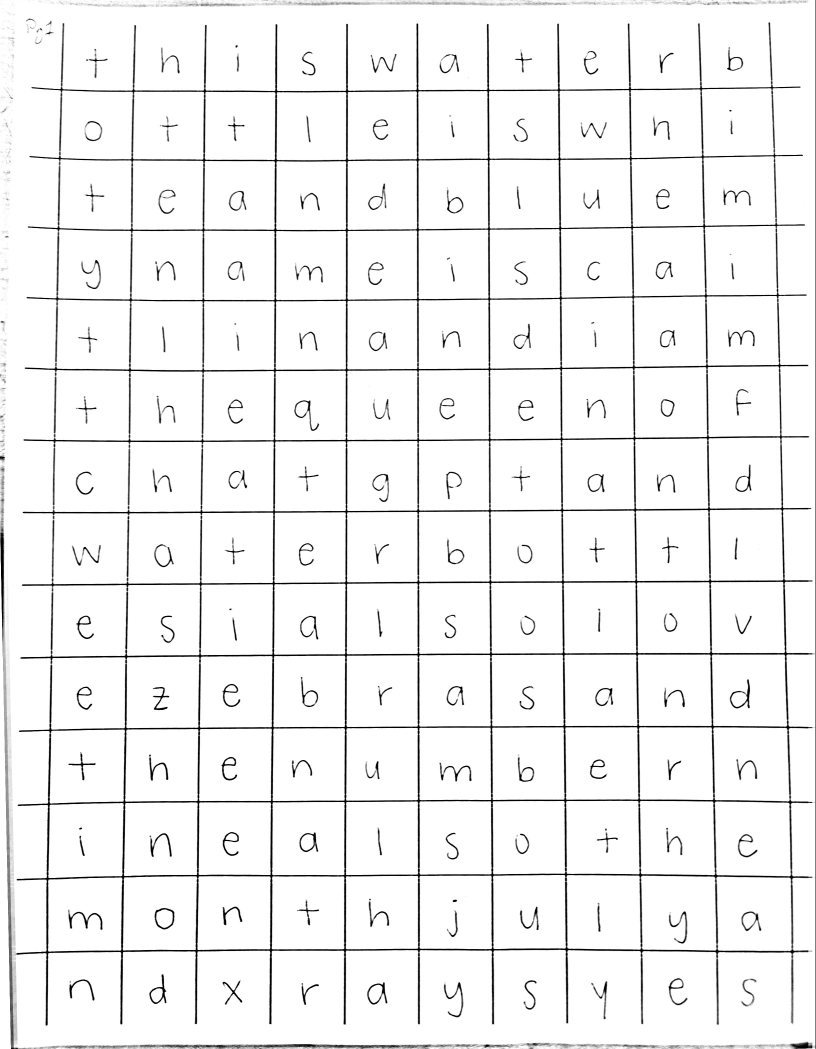
#> input picture Test_Data/side_mount/images/box-page-1-2sec_1.jpg, 2447 x 3147 px (shown at 1/3 size); its folder holds only this picture in this run
$ python split_page_images.py
#> lines starting #> are read from the running program, lines starting #| are printed output that depends on the picture
"""
split_page_images.py

Finds grid lines by scanning the image and detecting dark horizontal/vertical
lines. Uses those lines to crop 140 letter boxes per page.

Automatically processes all .jpg files directly in SRC_DIR (not in subdirs).
Output folder per image is named after the file stem.

Grid layout: 14 rows x 10 cols = 140 boxes
  - 11 vertical lines  : left border + 9 internal + right border
  - 13 horizontal lines: dividers between the 14 rows (no top/bottom outer border)
  - Row 0 top  = hlines[0] - spacing  (extrapolated)
  - Row 13 bot = hlines[12] + spacing (extrapolated)
  -> row_bounds: [extrap_top] + hlines[0..12] + [extrap_bot] = 15 entries for 14 rows

Algorithm:
  1. Compute mean darkness of each column across all rows -> peaks = vertical lines.
  2. Compute mean darkness of each row across all columns -> peaks = horizontal lines.
  3. Crop each cell as 64x64 grayscale PNG.

Output: Test_Data/side_mount/split_images/<stem>/box_<row>_<col>.png
"""

import os
import shutil

import cv2
import numpy as np

COLS = 10
ROWS = 14
N_VLINES = 11  # left border + 9 internal dividers + right border
N_HLINES = 13  # 13 drawn horizontal lines (no top/bottom outer border)

STRIP_WIDTH = 20
MIN_LINE_GAP = 50
TARGET_SIZE = (64, 64)
CELL_PAD = 30
EDGE_CROP_TOP = 20
EDGE_CROP_BOTTOM = 20
EDGE_CROP_LEFT = 80
EDGE_CROP_RIGHT = 20

# Set True to output one strip image per row + per col for easy validation.
# Set False to output individual 64x64 PNGs for training.
DEBUG_LINES_ONLY = False

SRC_DIR = os.path.join(
    os.path.dirname(__file__), "..", "..", "Test_Data", "side_mount", "images"
)
OUT_DIR = os.path.join(
    os.path.dirname(__file__), "..", "..", "Test_Data", "side_mount", "split_images"
)


def find_images(src_dir):
    """Return sorted list of (stem, filename) for all .jpg files directly in src_dir."""
    files = []
    for fname in sorted(os.listdir(src_dir)):
        if fname.lower().endswith(".jpg") and os.path.isfile(
            os.path.join(src_dir, fname)
        ):
            stem = os.path.splitext(fname)[0]
            files.append((stem, fname))
    return files


def find_lines(gray, axis, n_lines):
    """
    Find n_lines grid lines along the given axis.

    axis=0: vertical lines   -- mean darkness per column (averages over rows)
    axis=1: horizontal lines -- mean darkness per row (averages over columns)

    Grid lines score high because they are dark across the full image extent.
    Returns a sorted list of n_lines pixel coordinates.
    """
    dark = 255 - gray.astype(np.float32)
    profile = dark.mean(axis=0) if axis == 0 else dark.mean(axis=1)

    kernel = np.ones(STRIP_WIDTH) / STRIP_WIDTH
    profile = np.convolve(profile, kernel, mode="same")

    threshold = profile.mean() + 0.5 * profile.std()
    above = np.where(profile > threshold)[0]
    if len(above) == 0:
        raise RuntimeError(f"No dark lines found (axis={axis})")

    clusters = []
    run = [above[0]]
    for idx in above[1:]:
        if idx - run[-1] <= STRIP_WIDTH:
            run.append(idx)
        else:
            clusters.append(run)
            run = [idx]
    clusters.append(run)

    peaks = []
    for c in clusters:
        best = c[int(np.argmax(profile[c]))]
        peaks.append((float(profile[best]), best))
    peaks.sort(key=lambda x: -x[0])

    print(
        f"    axis={axis}: {len(peaks)} candidates (need {n_lines}), "
        f"top scores: {[(round(v, 1), p) for v, p in peaks[: max(n_lines, 8)]]}"
    )

    selected = []
    for score, pos in peaks:
        if all(abs(pos - s) >= MIN_LINE_GAP for s in selected):
            selected.append(pos)
        if len(selected) == n_lines:
            break

    if len(selected) < n_lines:
        print(
            f"    WARNING: Only {len(selected)} well-separated lines found, need {n_lines} (axis={axis}). "
            f"Will attempt fallback."
        )
        # Lower threshold and retry
        threshold2 = profile.mean()
        above2 = np.where(profile > threshold2)[0]
        if len(above2) > 0:
            clusters2 = []
            run2 = [above2[0]]
            for idx in above2[1:]:
                if idx - run2[-1] <= STRIP_WIDTH:
                    run2.append(idx)
                else:
                    clusters2.append(run2)
                    run2 = [idx]
            clusters2.append(run2)
            peaks2 = []
            for c in clusters2:
                best = c[int(np.argmax(profile[c]))]
                peaks2.append((float(profile[best]), best))
            peaks2.sort(key=lambda x: -x[0])
            selected = []
            for score, pos in peaks2:
                if all(abs(pos - s) >= MIN_LINE_GAP for s in selected):
                    selected.append(pos)
                if len(selected) == n_lines:
                    break

    return sorted(selected)


def validate_line_spacing(lines, n_lines, label):
    """Check if detected lines have roughly uniform spacing.
    Returns True if OK, False if spacing is too irregular."""
    if len(lines) < 2:
        return False
    gaps = [lines[i + 1] - lines[i] for i in range(len(lines) - 1)]
    median_gap = float(np.median(gaps))
    if median_gap == 0:
        return False
    for g in gaps:
        if abs(g - median_gap) / median_gap > 0.35:
            print(f"  WARNING: irregular {label} spacing: gaps={gaps}, median={median_gap:.0f}")
            return False
    return True


def evenly_spaced_lines(first, last, n_lines):
    """Generate n_lines evenly spaced positions from first to last."""
    return [int(round(first + i * (last - first) / (n_lines - 1))) for i in range(n_lines)]


def detect_vlines_in_band(gray, y_start, y_end, n_lines):
    """Detect vertical lines in a horizontal band. Returns list or None."""
    band = gray[y_start:y_end, :]
    if band.shape[0] < 10:
        return None
    try:
        raw = find_lines(band, axis=0, n_lines=n_lines)
    except RuntimeError:
        return None
    if len(raw) < n_lines:
        return None
    return raw


def interpolate_vlines(top_vlines, bot_vlines, top_y, bot_y, target_y):
    """Linearly interpolate vline x-positions between top and bottom bands."""
    if bot_y == top_y:
        return top_vlines
    t = (target_y - top_y) / (bot_y - top_y)
    return [int(round(tv + t * (bv - tv))) for tv, bv in zip(top_vlines, bot_vlines)]


def crop_page(stem, img_filename):
#> called with stem = 'box-page-1-2sec_1', img_filename = 'box-page-1-2sec_1.jpg'
    src_path = os.path.join(SRC_DIR, img_filename)
    img = cv2.imread(src_path)
#> img is the input picture: shape (3147, 2447, 3); min 0, max 255, mean 242.2
    gray = cv2.cvtColor(img, cv2.COLOR_BGR2GRAY)
    h, w = gray.shape

    gray_inner = gray[
        EDGE_CROP_TOP : h - EDGE_CROP_BOTTOM, EDGE_CROP_LEFT : w - EDGE_CROP_RIGHT
    ]

    # Detect horizontal lines globally (these are reliable on all pages)
    raw_hlines = find_lines(gray_inner, axis=1, n_lines=N_HLINES)
#> in find_lines, `dark = 255 - gray.astype(np.float32)`:
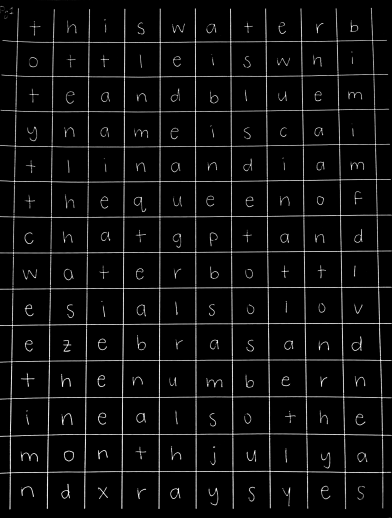
#> dark: shape (3107, 2347) float32 (shown at 1/6 size); min 0, max 255, mean 12.4
#> in find_lines, `profile = dark.mean(axis=0) if axis == 0 else dark.mean(axis=1)`: profile = 3107 values, max 173.1 at index 2161, min 0 at index 4, mean 12.43
#> in find_lines, `profile = np.convolve(profile, kernel, mode="same")`: profile = 3107 values, max 62.45 at index 2835, min 0 at index 14, mean 12.43
#> in find_lines, `threshold = profile.mean() + 0.5 * profile.std()`: threshold = 18.37
#> in find_lines, `above = np.where(profile > threshold)[0]`: above = 378 values from 240 to 2948
#> in find_lines, `run = [above[0]]`: run = [240]
#> the loop in find_lines, `for idx in above[1:]:` made 377 passes
#> (idx, run) on passes 24, 48: (447, [447]), (655, [655])
#> after the loop in find_lines, `for idx in above[1:]:`: clusters = 16 items
#> the loop in find_lines, `for c in clusters:` made 17 passes
#> best on passes 1 to 8: 248, 455, 664, 874, 1085, 1297, 1513, 1729
#> after the loop in find_lines, `for c in clusters:`: peaks = [(50.42, 248), (50.6, 455), (49.7, 664), (49.89, 874), (54.97, 1085), (55.26, 1297), (56.18, 1513), (58.49, 1729), (60.42, 1946), (19.03, 2062), (57.18, 2167), (20.53, 2279), (57.55, 2388), (59.14, 2611), (18.77, 2720), (62.45, 2835), (18.88, 2943)]
#> (printed output is left out)
#> the loop in find_lines, `for score, pos in peaks:` made 13 passes
#> after the loop in find_lines, `for score, pos in peaks:`: selected = [2835, 1946, 2611, 1729, 2388, 2167, 1513, 1297, 1085, 455, 248, 874, 664]
#> raw_hlines = [248, 455, 664, 874, 1085, 1297, 1513, 1729, 1946, 2167, 2388, 2611, 2835]
    hlines = [y + EDGE_CROP_TOP for y in raw_hlines]
#> hlines = [268, 475, 684, 894, 1105, 1317, 1533, 1749, 1966, 2187, 2408, 2631, 2855]

    if len(hlines) < N_HLINES or not validate_line_spacing(hlines, N_HLINES, "hline"):
#> in validate_line_spacing, `gaps = [lines[i + 1] - lines[i] for i in range(len(lines) - 1)]`: gaps = [207, 209, 210, 211, 212, 216, 216, 217, 221, 221, 223, 224]
#> in validate_line_spacing, `median_gap = float(np.median(gaps))`: median_gap = 216
#> the loop in validate_line_spacing, `for g in gaps:` made 12 passes
#> g on passes 1 to 8: 207, 209, 210, 211, 212, 216, 216, 217
        print(f"  Falling back to evenly spaced hlines ({len(hlines)} detected, need {N_HLINES})")
        first_h = hlines[0] if hlines else EDGE_CROP_TOP
        last_h = hlines[-1] if hlines else h - EDGE_CROP_BOTTOM
        hlines = evenly_spaced_lines(first_h, last_h, N_HLINES)

    print(f"  hlines ({len(hlines)}): {hlines}")
#|   hlines (13): [268, 475, 684, 894, 1105, 1317, 1533, 1749, 1966, 2187, 2408, 2631, 2855]

    row_spacing = (hlines[-1] - hlines[0]) / (len(hlines) - 1)
#> row_spacing = 215.6
    extrap_top = int(round(hlines[0] - row_spacing))
#> extrap_top = 52
    extrap_bot = int(round(hlines[-1] + row_spacing))
#> extrap_bot = 3071
    row_bounds = (
        [max(0, extrap_top)]
        + [int(round(y)) for y in hlines]
        + [min(h - 1, extrap_bot)]
    )
#> row_bounds = [52, 268, 475, 684, 894, 1105, 1317, 1533, 1749, 1966, 2187, 2408, 2631, 2855, 3071]
    # 1 + 13 + 1 = 15 entries -> 14 row intervals

    print(f"  row_spacing={row_spacing:.1f}px")
#|   row_spacing=215.6px

    # Detect vertical lines in top and bottom halves to model tilt.
    # Use wide bands (multiple rows) for reliable detection.
    inner_left = EDGE_CROP_LEFT
    inner_right = w - EDGE_CROP_RIGHT

    mid_hline = hlines[len(hlines) // 2]  # middle horizontal line
#> mid_hline = 1533
    top_band_y = (EDGE_CROP_TOP, mid_hline)
#> top_band_y = (20, 1533)
    bot_band_y = (mid_hline, h - EDGE_CROP_BOTTOM)
#> bot_band_y = (1533, 3127)

    top_vl = detect_vlines_in_band(gray[:, inner_left:inner_right],
                                   top_band_y[0], top_band_y[1], N_VLINES)
#> call 2 of find_lines, with axis = 0, n_lines = 11
#> in find_lines (call 2), `dark = 255 - gray.astype(np.float32)`:
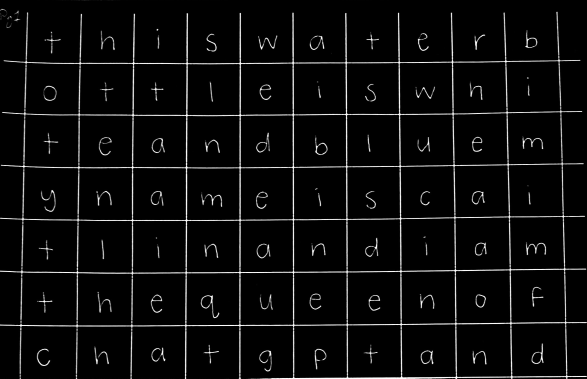
#> dark: shape (1513, 2347) float32 (shown at 1/4 size); min 0, max 255, mean 11.6
#> in find_lines (call 2), `profile = dark.mean(axis=0) if axis == 0 else dark.mean(axis=1)`: profile = 2347 values, max 244.5 at index 960, min 0.888 at index 2346, mean 11.61
#> in find_lines (call 2), `profile = np.convolve(profile, kernel, mode="same")`: profile = 2347 values, max 63.01 at index 749, min 1.11 at index 2346, mean 11.6
#> in find_lines (call 2), `threshold = profile.mean() + 0.5 * profile.std()`: threshold = 17.99
#> in find_lines (call 2), `above = np.where(profile > threshold)[0]`: above = 295 values from 78 to 2268
#> in find_lines (call 2), `run = [above[0]]`: run = [78]
#> the loop in find_lines (call 2), `for idx in above[1:]:` made 294 passes
#> (idx, run) on passes 31, 58: (301, [301]), (519, [519])
#> after the loop in find_lines (call 2), `for idx in above[1:]:`: clusters = 10 items
#> the loop in find_lines (call 2), `for c in clusters:` made 11 passes
#> best on passes 1 to 8: 91, 315, 531, 749, 957, 1178, 1384, 1601
#> after the loop in find_lines (call 2), `for c in clusters:`: peaks = [(37.58, 91), (50.96, 315), (55.53, 531), (63.01, 749), (61.92, 957), (60.08, 1178), (59.74, 1384), (60.55, 1601), (55.09, 1816), (43.1, 2036), (32.47, 2256)]
#|     axis=0: 11 candidates (need 11), top scores: [(63.0, 749), (61.9, 957), (60.6, 1601), (60.1, 1178), (59.7, 1384), (55.5, 531), (55.1, 1816), (51.0, 315), (43.1, 2036), (37.6, 91), (32.5, 2256)]
#> the loop in find_lines (call 2), `for score, pos in peaks:` made 11 passes
#> after the loop in find_lines (call 2), `for score, pos in peaks:`: selected = [749, 957, 1601, 1178, 1384, 531, 1816, 315, 2036, 91, 2256]
#> in detect_vlines_in_band, `raw = find_lines(band, axis=0, n_lines=n_lines)`: raw = [91, 315, 531, 749, 957, 1178, 1384, 1601, 1816, 2036, 2256]
#> top_vl has the same summary as raw in detect_vlines_in_band
    bot_vl = detect_vlines_in_band(gray[:, inner_left:inner_right],
                                   bot_band_y[0], bot_band_y[1], N_VLINES)
#> call 2 of detect_vlines_in_band, with y_start = 1533, y_end = 3127, n_lines = 11
#> in detect_vlines_in_band (call 2), `band = gray[y_start:y_end, :]`:
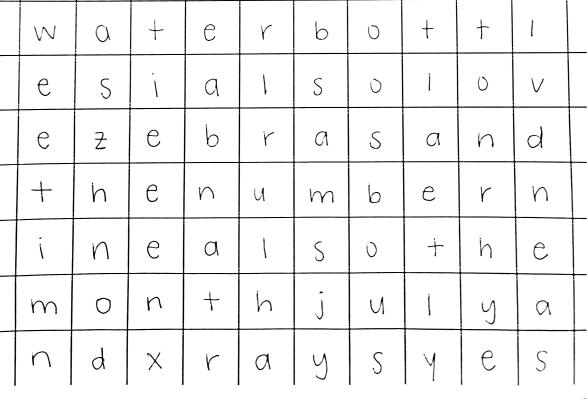
#> band: shape (1594, 2347) (shown at 1/4 size); min 0, max 255, mean 241.8
#> call 3 of find_lines, with axis = 0, n_lines = 11
#> in find_lines (call 3), `dark = 255 - gray.astype(np.float32)`:
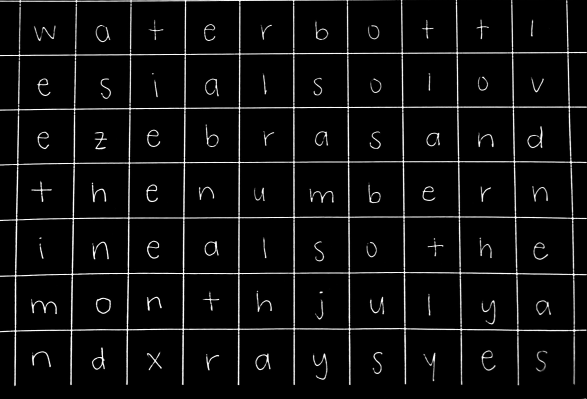
#> dark: shape (1594, 2347) float32 (shown at 1/4 size); min 0, max 255, mean 13.2
#> in find_lines (call 3), `profile = dark.mean(axis=0) if axis == 0 else dark.mean(axis=1)`: profile = 2347 values, max 242.1 at index 1175, min 2.45 at index 2346, mean 13.21
#> in find_lines (call 3), `profile = np.convolve(profile, kernel, mode="same")`: profile = 2347 values, max 69.43 at index 736, min 2.29 at index 2346, mean 13.2
#> in find_lines (call 3), `threshold = profile.mean() + 0.5 * profile.std()`: threshold = 20.23
#> in find_lines (call 3), `above = np.where(profile > threshold)[0]`: above = 324 values from 53 to 2303
#> in find_lines (call 3), `run = [above[0]]`: run = [53]
#> the loop in find_lines (call 3), `for idx in above[1:]:` made 323 passes
#> (idx, run) on pass 31: (278, [278])
#> after the loop in find_lines (call 3), `for idx in above[1:]:`: clusters = 11 items
#> the loop in find_lines (call 3), `for c in clusters:` made 12 passes
#> best on passes 1, 2, 4, 5, 6, 7, 8, 9: 69, 294, 516, 736, 959, 1174, 1395, 1615
#> after the loop in find_lines (call 3), `for c in clusters:`: peaks = [(59.25, 69), (59.53, 294), (21.04, 413), (64.75, 516), (69.43, 736), (67.45, 959), (65.81, 1174), (65.9, 1395), (65.75, 1615), (56.57, 1837), (43.98, 2058), (38.92, 2289)]
#|     axis=0: 12 candidates (need 11), top scores: [(69.4, 736), (67.4, 959), (65.9, 1395), (65.8, 1174), (65.8, 1615), (64.7, 516), (59.5, 294), (59.2, 69), (56.6, 1837), (44.0, 2058), (38.9, 2289)]
#> the loop in find_lines (call 3), `for score, pos in peaks:` made 11 passes
#> after the loop in find_lines (call 3), `for score, pos in peaks:`: selected = [736, 959, 1395, 1174, 1615, 516, 294, 69, 1837, 2058, 2289]
#> in detect_vlines_in_band (call 2), `raw = find_lines(band, axis=0, n_lines=n_lines)`: raw = [69, 294, 516, 736, 959, 1174, 1395, 1615, 1837, 2058, 2289]
#> bot_vl has the same summary as raw in detect_vlines_in_band

    # Also get global vlines as ultimate fallback
    raw_vlines_global = find_lines(gray_inner, axis=0, n_lines=N_VLINES)
#|     axis=0: 11 candidates (need 11), top scores: [(64.8, 958), (63.7, 740), (63.0, 1174), (62.3, 1392), (47.7, 1610), (44.5, 523), (34.7, 1829), (32.8, 69), (32.5, 294), (27.9, 2048), (22.0, 2289)]
#> raw_vlines_global = [69, 294, 523, 740, 958, 1174, 1392, 1610, 1829, 2048, 2289]
    global_vlines = [x + EDGE_CROP_LEFT for x in raw_vlines_global]
#> global_vlines = [149, 374, 603, 820, 1038, 1254, 1472, 1690, 1909, 2128, 2369]
    if len(global_vlines) < N_VLINES or not validate_line_spacing(global_vlines, N_VLINES, "vline"):
#> the loop in validate_line_spacing (call 2), `for g in gaps:` made 10 passes
#> g on passes 1 to 8: 225, 229, 217, 218, 216, 218, 218, 219
        print(f"  Global vlines irregular, using evenly spaced fallback")
        first_v = global_vlines[0] if global_vlines else EDGE_CROP_LEFT
        last_v = global_vlines[-1] if global_vlines else w - EDGE_CROP_RIGHT
        global_vlines = evenly_spaced_lines(first_v, last_v, N_VLINES)

    # Offset to full-image coords
    if top_vl is not None:
        top_vl = [x + inner_left for x in top_vl]
#> top_vl = [171, 395, 611, 829, 1037, 1258, 1464, 1681, 1896, 2116, 2336]
    if bot_vl is not None:
        bot_vl = [x + inner_left for x in bot_vl]
#> bot_vl = [149, 374, 596, 816, 1039, 1254, 1475, 1695, 1917, 2138, 2369]

    # Validate and fall back as needed
    use_interpolation = True
    if top_vl is None or not validate_line_spacing(top_vl, N_VLINES, "top-band vline"):
        top_vl = global_vlines
        use_interpolation = False
    if bot_vl is None or not validate_line_spacing(bot_vl, N_VLINES, "bot-band vline"):
        bot_vl = global_vlines
        use_interpolation = False

    top_center_y = (top_band_y[0] + top_band_y[1]) / 2
#> top_center_y = 776.5
    bot_center_y = (bot_band_y[0] + bot_band_y[1]) / 2
#> bot_center_y = 2330

    if use_interpolation:
        shift = [b - t for t, b in zip(top_vl, bot_vl)]
#> shift = [-22, -21, -15, -13, 2, -4, 11, 14, 21, 22, 33]
        print(f"  Tilt correction: top vlines={top_vl}")
#|   Tilt correction: top vlines=[171, 395, 611, 829, 1037, 1258, 1464, 1681, 1896, 2116, 2336]
        print(f"  Tilt correction: bot vlines={bot_vl}")
#|   Tilt correction: bot vlines=[149, 374, 596, 816, 1039, 1254, 1475, 1695, 1917, 2138, 2369]
        print(f"  Tilt correction: shift top->bot = {shift}")
#|   Tilt correction: shift top->bot = [-22, -21, -15, -13, 2, -4, 11, 14, 21, 22, 33]

    page_out = os.path.join(OUT_DIR, stem)
    os.makedirs(page_out, exist_ok=True)

    csv_box_idx = 0
    written = 0
    col_cells = [[] for _ in range(COLS)]

    for img_row in range(ROWS):
        row_cells = []
        row_center_y = (row_bounds[img_row] + row_bounds[img_row + 1]) / 2

        if use_interpolation:
            vlines = interpolate_vlines(top_vl, bot_vl,
                                        top_center_y, bot_center_y, row_center_y)
        else:
            vlines = global_vlines

        for img_col in range(COLS):
            y_top = row_bounds[img_row] + CELL_PAD
            y_bot = row_bounds[img_row + 1] - CELL_PAD
            x_left = vlines[img_col] + CELL_PAD
            x_right = vlines[img_col + 1] - CELL_PAD

            y_top = max(0, y_top)
            y_bot = min(h - 1, y_bot)
            x_left = max(0, x_left)
            x_right = min(w - 1, x_right)

            if y_bot <= y_top or x_right <= x_left:
                print(f"  WARNING: empty crop at row={img_row} col={img_col}")
                placeholder = np.full(TARGET_SIZE, 200, dtype=np.uint8)
                if DEBUG_LINES_ONLY:
                    row_cells.append(placeholder)
                    col_cells[img_col].append(placeholder)
                csv_box_idx += 1
                continue

            cell = gray[y_top:y_bot, x_left:x_right]
            cell_resized = cv2.resize(cell, TARGET_SIZE, interpolation=cv2.INTER_AREA)

            if DEBUG_LINES_ONLY:
                row_cells.append(cell_resized)
                col_cells[img_col].append(cell_resized)
            else:
                csv_row = csv_box_idx // COLS
                csv_col = csv_box_idx % COLS
                out_path = os.path.join(
                    page_out, f"box_{csv_row:02d}_{csv_col:02d}.png"
                )
                cv2.imwrite(out_path, cell_resized)

            csv_box_idx += 1
            written += 1

        if DEBUG_LINES_ONLY and row_cells:
            cv2.imwrite(
                os.path.join(page_out, f"row_{img_row:02d}.png"),
                np.concatenate(row_cells, axis=1),
            )
#> this loop made 14 passes
#> (row_center_y, t in interpolate_vlines) on passes 1 to 8: (160, -0.397), (371.5, -0.261), (579.5, -0.127), (789, 0.00805), (999.5, 0.144), (1211, 0.28), (1425, 0.417), (1641, 0.556)
#> pass 1, in crop_page, `cv2.imwrite(out_path, cell_resized)`:
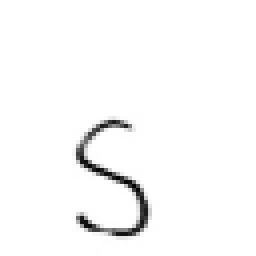
#> saved as box_00_03.png: shape (64, 64) (shown 4 times larger); min 2, max 255, mean 249.2
#> after the loop:
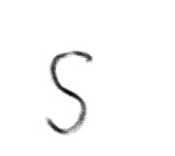
#> cell: shape (156, 175); min 1, max 255, mean 250.5
#> after the loop, csv_box_idx = 140; written = 140

    if DEBUG_LINES_ONLY:
        for img_col, cells in enumerate(col_cells):
            if cells:
                cv2.imwrite(
                    os.path.join(page_out, f"col_{img_col:02d}.png"),
                    np.concatenate(cells, axis=0),
                )

    print(
        f"  Wrote {written} cells" + (" [DEBUG strip mode]" if DEBUG_LINES_ONLY else "")
    )
#|   Wrote 140 cells


if __name__ == "__main__":
    os.makedirs(OUT_DIR, exist_ok=True)

    images = find_images(SRC_DIR)
    if not images:
        print(f"No .jpg files found in {SRC_DIR}")
    for stem, filename in images:
        print(f"\n{filename}:")
        crop_page(stem, filename)
    print("\nDone.")
